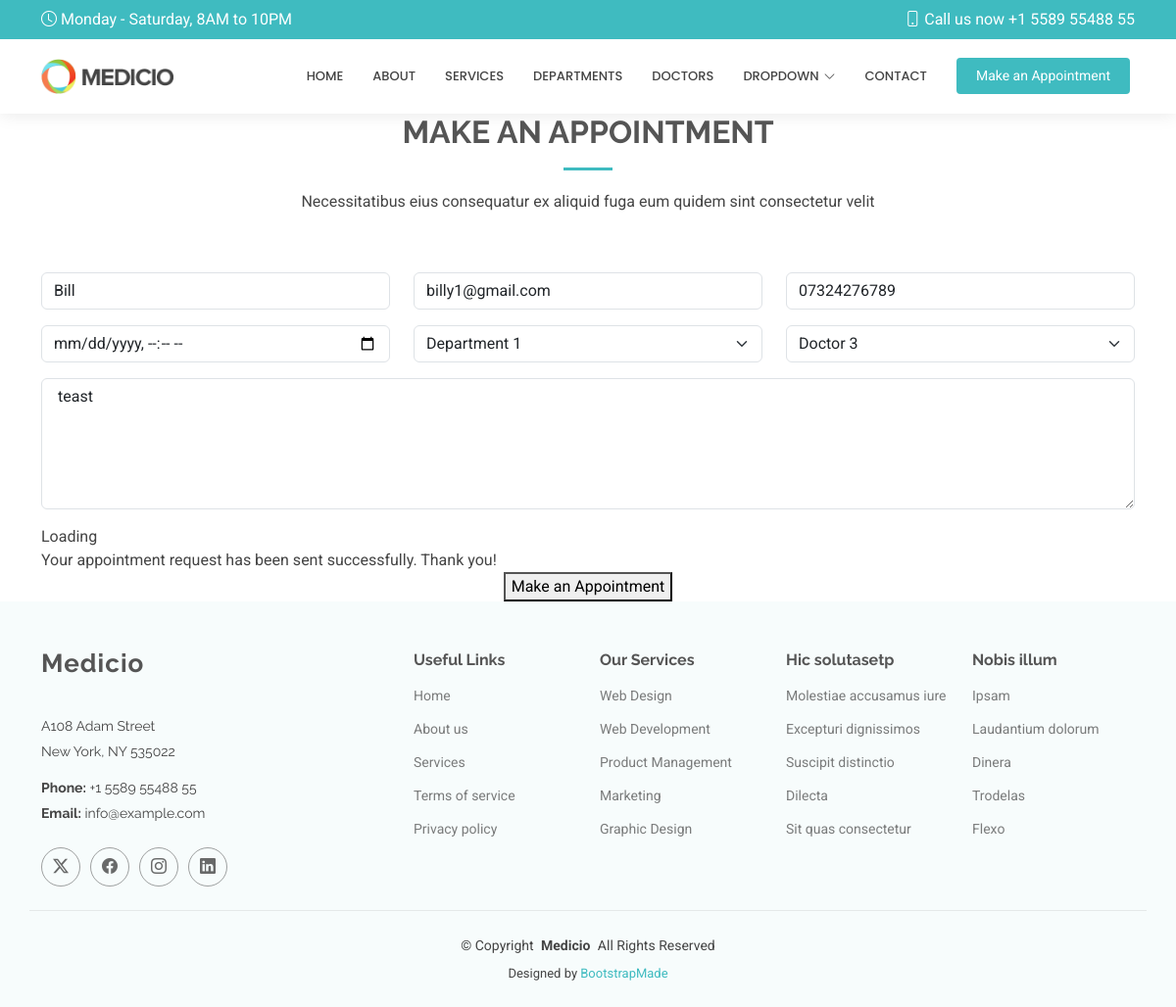
/edit/5, run on an earlier commit of the app's database.
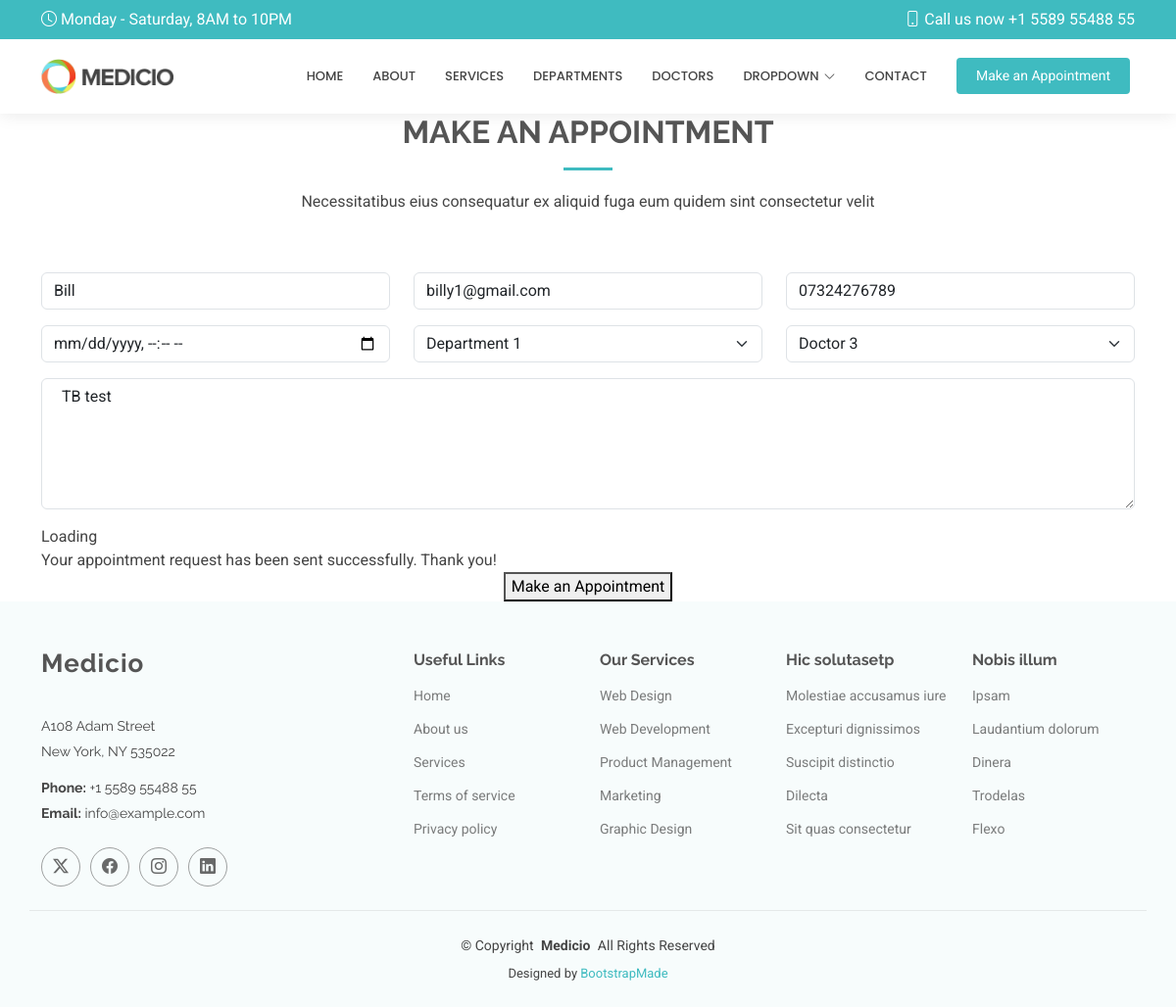
And on a later commit of the database.
### Hospitalapp/models.py (models this page shows, shortened)
class Appointment(models.Model):
    name = models.CharField(max_length=100)
    email = models.EmailField()
    phone  = models.CharField(max_length=100)
    date = models.DateTimeField()
    department = models.CharField(max_length=100)
    doctor = models.CharField(max_length=100)
    message = models.TextField()

### Hospitalapp/views.py (the view)
# urls.py: path('edit/<int:id>', views.edit,name='edit'),
def edit(request,id):
    appointment = get_object_or_404(Appointment,id=id)
    if request.method == 'POST':
       appointment.name = request.POST.get('name')
       appointment.email = request.POST.get('email')
       appointment.phone = request.POST.get('phone')
       appointment.date = request.POST.get('date')
       appointment.department = request.POST.get('department')
       appointment.doctor = request.POST.get('doctor')
       appointment.message = request.POST.get('message')
       appointment.save()
       return redirect('/show')
    else:
       return render(request,'edit.html',{'appointment':appointment})

### Templates/edit.html (shortened to what this page needs)
{% extends 'starter-page.html' %}
{% load static %}
{% block content %}
      <div class="container section-title" data-aos="fade-up">
        <h2>MAKE AN APPOINTMENT</h2>
        <p>Necessitatibus eius consequatur ex aliquid fuga eum quidem sint consectetur velit</p>
      </div>
      <div class="container" data-aos="fade-up" data-aos-delay="100">
        <form  method="post">
          <div class="row">
            <div class="col-md-4 form-group">
              <input type="text" value="{{ appointment.name }}" name="name" class="form-control" id="name" placeholder="Your Name" required="">
            </div>
            <div class="col-md-4 form-group mt-3 mt-md-0">
              <input type="email" value="{{ appointment.email }}" class="form-control" name="email" id="email" placeholder="Your Email" required="">
            </div>
            <div class="col-md-4 form-group mt-3 mt-md-0">
              <input type="tel" class="form-control" value="{{ appointment.phone }}" name="phone" id="phone" placeholder="Your Phone" required="">
            </div>
          </div>
          <div class="row">
            <div class="col-md-4 form-group mt-3">
              <input type="datetime-local" name="date" class="form-control datepicker" id="date" placeholder="Appointment Date" required="">
            </div>
            <div class="col-md-4 form-group mt-3">
              <select name="department" id="department" class="form-select" required="">
                <option value="Department 1" {% if appointment.department == "Department 1" %}selected {% endif %} >Department 1</option>
              </select>
            </div>
            <div class="col-md-4 form-group mt-3">
              <select name="doctor" id="doctor" class="form-select" required="">
                <option value="Doctor 3" {% if appointment.doctor == "Doctor 3" %}selected {% endif %} >Doctor 3</option>
              </select>
            </div>
          </div>
          <div class="form-group mt-3">
            <textarea class="form-control" name="message" rows="5" placeholder="Message (Optional)"> {{ appointment.message }}</textarea>
          </div>
          <div class="mt-3">
            <div class="loading">Loading</div>
            <div class="sent-message">Your appointment request has been sent successfully. Thank you!</div>
            <div class="text-center"><button type="submit">Make an Appointment</button></div>
          </div>
        </form>
      </div>
{% endblock %}

What changed in the data, as far as the page shows it:
changed Appointment "Bill": message "teast" → "TB test"
